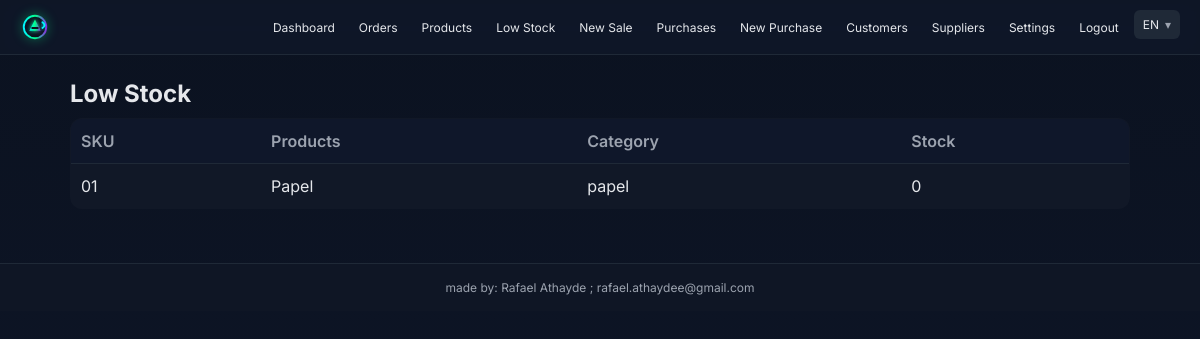
Screenshot of /low-stock (signed in) with the database file from the repository.
### inventory_app/app.py (models this page shows)
class Product(db.Model):
    id = db.Column(db.Integer, primary_key=True)
    sku = db.Column(db.String(64), nullable=False)
    name = db.Column(db.String(255), nullable=False)
    category = db.Column(db.String(128))
    category_id = db.Column(db.Integer, db.ForeignKey("category.id"), nullable=True)
    created_at = db.Column(db.DateTime, default=datetime.utcnow)
    price = db.Column(db.Float, default=0)
    stock = db.Column(db.Integer, default=0)
    user_id = db.Column(db.Integer, db.ForeignKey("user.id"))
    category_rel = db.relationship("Category")
    __table_args__ = (db.UniqueConstraint("user_id", "sku", name="uq_product_user_sku"),)

### inventory_app/app.py (the view)
@app.route("/low-stock")
@require_login
def low_stock_view():
    uid = session.get("uid")
    items = Product.query.filter(Product.user_id == uid, Product.stock < 5).order_by(Product.stock.asc()).all()
    return render_template("low_stock.html", items=items)

### inventory_app/app.py (called while the page is built)
def get_lang():
    l = session.get("lang", "en")
    return l if l in ("en", "pt") else "en"

def t(key):
    lang = get_lang()
    m = TRANSLATIONS.get(lang, {})
    return m.get(key, key)

def require_login(f):
    @wraps(f)
    def wrapper(*args, **kwargs):
        if not session.get("uid"):
            return redirect(url_for("auth_login"))
        return f(*args, **kwargs)
    return wrapper

def current_user():
    uid = session.get("uid")
    return User.query.get(uid) if uid else None

@app.context_processor
def inject_globals():
    u = current_user()
    return {
        "user": u,
        "is_admin": bool(u and u.is_admin),
        "logged_in": bool(session.get("uid")),
        "paid_access": bool(u and has_active_access(u.id)),
        "t": t,
        "lang": get_lang()
    }

def has_active_access(uid):
    now = datetime.utcnow()
    q = LicenseKey.query.filter(LicenseKey.redeemed_by_user_id == uid, LicenseKey.status == "active")
    q = q.filter((LicenseKey.expires_at == None) | (LicenseKey.expires_at > now))
    return q.first() is not None

### inventory_app/templates/low_stock.html
{% extends "base.html" %}
{% block content %}
<h1>{{ t('Low Stock') }}</h1>
<table>
  <tr><th>SKU</th><th>{{ t('Products') }}</th><th>Category</th><th>Stock</th></tr>
  {% for p in items %}
  <tr><td>{{ p.sku }}</td><td>{{ p.name }}</td><td>{{ p.category }}</td><td>{{ p.stock }}</td></tr>
  {% endfor %}
</table>
{% endblock %}

### inventory_app/static/style.css (style rules this page uses)
:root { --bg:#0f172a; --surface:#0b1220; --panel:#111827; --muted:#9ca3af; --text:#e5e7eb; --border:#1f2937; --primary:#3b82f6; --primary-contrast:#ffffff }
* { box-sizing:border-box }
html,body { height:100% }
body { margin:0; background:linear-gradient(180deg,#0b1220 0%,#0f172a 100%); color:var(--text); font-family:'Inter',system-ui,-apple-system,Segoe UI,Roboto,Helvetica,Arial,sans-serif; -webkit-font-smoothing:antialiased; -moz-osx-font-smoothing:grayscale }
h1,h2 { margin:0 0 10px }
h1 { font-size:24px }
table { width:100%; border-collapse:collapse; margin-top:10px; background:var(--panel); border:1px solid var(--border); border-radius:12px; overflow:hidden }
th,td { padding:12px 10px;text-align:left;border-bottom:1px solid var(--border) }
th { background:#0f172a;color:var(--muted);font-weight:600 }

### rows the page displays
Product: sku "01", name "Papel", category "papel", stock "0"

### other values shown
{{ t('Dashboard') }} "Dashboard"
{{ t('Orders') }} "Orders"
{{ t('Products') }} "Products"
{{ t('Low Stock') }} "Low Stock"
{{ t('New Sale') }} "New Sale"
{{ t('Purchases') }} "Purchases"
{{ t('New Purchase') }} "New Purchase"
{{ t('Customers') }} "Customers"
{{ t('Suppliers') }} "Suppliers"
{{ t('Settings') }} "Settings"
{{ t('Logout') }} "Logout"
{{ lang|upper }} "EN"
